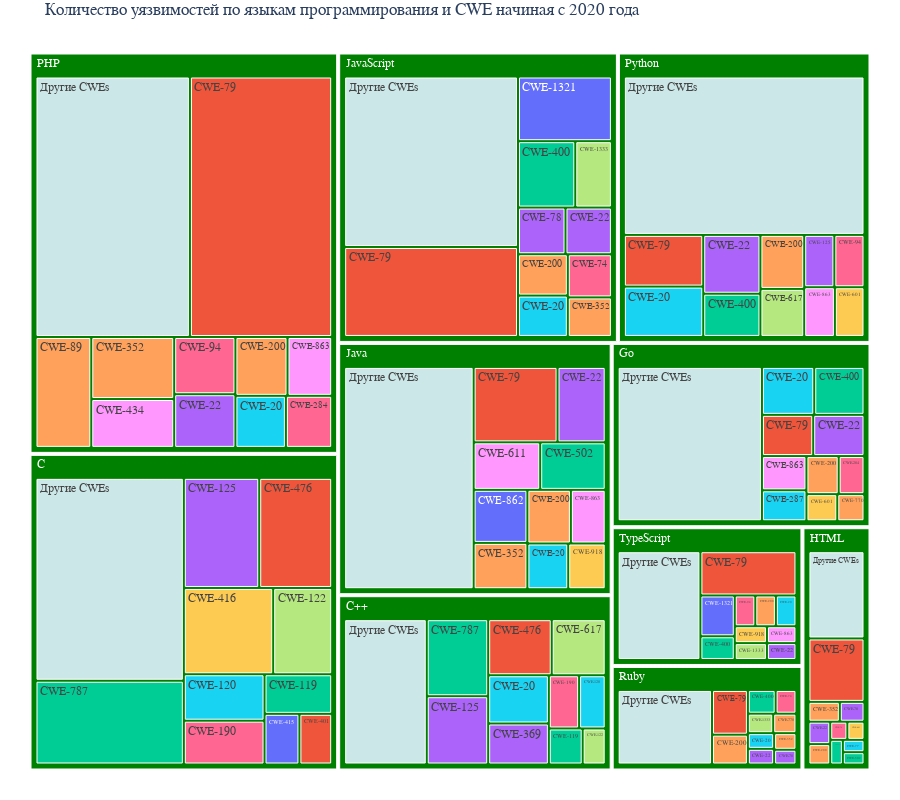

Notebook source saved alongside this figure:
### Code cell
fig = px.treemap(
    cwe_language_count,
    path=["language", "cwe_id"],
    values="count",
    title="Количество уязвимостей по языкам программирования и CWE начиная с 2020 года",
    color="cwe_id",
    color_discrete_map={
        "(?)": "green",
        "Другие CWEs": "#cce7e8",
    },
)
fig.update_layout(font_family="Ubuntu", height=800, margin=dict(t=30, l=25, r=25, b=25))

RESULTED_IMAGES.mkdir(parents=True, exist_ok=True)
fig.write_image(RESULTED_IMAGES / "cwe_language_treemap.png")

fig.show()

### Figure 1 — Plotly figure (JSON) as saved in the notebook; plotly's stock layout.template omitted (floating-point values rounded to 4 significant figures)
{"data": [{"branchvalues": "total", "customdata": [["CWE-119"], ["CWE-125"], ["CWE-89"], ["CWE-120"], ["CWE-94"], ["CWE-122"], ["CWE-863"], ["CWE-125"], ["CWE-94"], ["CWE-94"], ["CWE-120"], ["CWE-863"], ["CWE-918"], ["CWE-918"], ["Другие CWEs"], ["CWE-863"], ["CWE-119"], ["CWE-1321"], ["CWE-125"], ["CWE-122"], ["(?)"], ["CWE-79"], ["CWE-79"], ["CWE-79"], ["CWE-79"], ["CWE-787"], ["CWE-787"], ["CWE-78"], ["CWE-78"], ["CWE-78"], ["CWE-770"], ["CWE-770"], ["CWE-77"], ["CWE-74"], ["CWE-74"], ["CWE-74"], ["CWE-617"], ["CWE-617"], ["CWE-611"], ["CWE-79"], ["CWE-79"], ["CWE-79"], ["(?)"], ["Другие CWEs"], ["Другие CWEs"], ["Другие CWEs"], ["Другие CWEs"], ["Другие CWEs"], ["Другие CWEs"], ["Другие CWEs"], ["Другие CWEs"], ["Другие CWEs"], ["(?)"], ["(?)"], ["(?)"], ["(?)"], ["CWE-601"], ["(?)"], ["(?)"], ["CWE-863"], ["CWE-863"], ["CWE-862"], ["CWE-79"], ["CWE-601"], ["CWE-476"], ["CWE-502"], ["CWE-22"], ["CWE-22"], ["CWE-200"], ["CWE-200"], ["CWE-200"], ["CWE-200"], ["CWE-200"], ["CWE-200"], ["CWE-200"], ["CWE-200"], ["CWE-20"], ["CWE-22"], ["CWE-20"], ["CWE-20"], ["CWE-20"], ["CWE-20"], ["CWE-20"], ["CWE-20"], ["CWE-190"], ["CWE-190"], ["CWE-1333"], ["CWE-1333"], ["CWE-1333"], ["CWE-1321"], ["CWE-20"], ["CWE-601"], ["CWE-22"], ["CWE-22"], ["CWE-502"], ["CWE-476"], ["(?)"], ["CWE-434"], ["CWE-416"], ["CWE-415"], ["CWE-401"], ["CWE-400"], ["CWE-400"], ["CWE-400"], ["CWE-400"], ["CWE-22"], ["CWE-400"], ["CWE-369"], ["CWE-352"], ["CWE-352"], ["CWE-352"], ["CWE-352"], ["CWE-352"], ["CWE-287"], ["CWE-284"], ["CWE-284"], ["CWE-22"], ["CWE-22"], ["CWE-400"], ["(?)"]], "domain": {"x": [0, 1], "y": [0, 1]}, "hovertemplate": "labels=%{label}<br>count=%{value}<br>parent=%{parent}<br>id=%{id}<br>cwe_id=%{customdata[0]}<extra></extra>", "ids": ["C++/CWE-119", "C/CWE-125", "PHP/CWE-89", "C++/CWE-120", "PHP/CWE-94", "C/CWE-122", "Python/CWE-863", "Python/CWE-125", "Python/CWE-94", "TypeScript/CWE-94", "C/CWE-120", "TypeScript/CWE-863", "Java/CWE-918", "TypeScript/CWE-918", "C/Другие CWEs", "PHP/CWE-863", "C/CWE-119", "JavaScript/CWE-1321", "C++/CWE-125", "C++/CWE-122", "C", "JavaScript/CWE-79", "Java/CWE-79", "HTML/CWE-79", "Go/CWE-79", "C++/CWE-787", "C/CWE-787", "Ruby/CWE-78", "JavaScript/CWE-78", "HTML/CWE-78", "Ruby/CWE-770", "Go/CWE-770", "HTML/CWE-77", "Ruby/CWE-74", "JavaScript/CWE-74", "HTML/CWE-74", "Python/CWE-617", "C++/CWE-617", "Java/CWE-611", "PHP/CWE-79", "Python/CWE-79", "TypeScript/CWE-79", "C++", "TypeScript/Другие CWEs", "Ruby/Другие CWEs", "Python/Другие CWEs", "PHP/Другие CWEs", "JavaScript/Другие CWEs", "Java/Другие CWEs", "HTML/Другие CWEs", "Go/Другие CWEs", "C++/Другие CWEs", "Go", "HTML", "Java", "JavaScript", "Python/CWE-601", "PHP", "Python", "Java/CWE-863", "Go/CWE-863", "Java/CWE-862", "Ruby/CWE-79", "HTML/CWE-601", "C/CWE-476", "Java/CWE-502", "HTML/CWE-22", "Go/CWE-22", "TypeScript/CWE-200", "Ruby/CWE-200", "Python/CWE-200", "PHP/CWE-200", "JavaScript/CWE-200", "Java/CWE-200", "HTML/CWE-200", "Go/CWE-200", "TypeScript/CWE-20", "Java/CWE-22", "Ruby/CWE-20", "PHP/CWE-20", "JavaScript/CWE-20", "Java/CWE-20", "Go/CWE-20", "C++/CWE-20", "C++/CWE-190", "C/CWE-190", "TypeScript/CWE-1333", "Ruby/CWE-1333", "JavaScript/CWE-1333", "TypeScript/CWE-1321", "Python/CWE-20", "Go/CWE-601", "JavaScript/CWE-22", "Python/CWE-22", "HTML/CWE-502", "C++/CWE-476", "Ruby", "PHP/CWE-434", "C/CWE-416", "C/CWE-415", "C/CWE-401", "TypeScript/CWE-400", "Ruby/CWE-400", "Python/CWE-400", "JavaScript/CWE-400", "PHP/CWE-22", "HTML/CWE-400", "C++/CWE-369", "Ruby/CWE-352", "PHP/CWE-352", "JavaScript/CWE-352", "Java/CWE-352", "HTML/CWE-352", "Go/CWE-287", "PHP/CWE-284", "Go/CWE-284", "TypeScript/CWE-22", "Ruby/CWE-22", "Go/CWE-400", "TypeScript"], "labels": ["CWE-119", "CWE-125", "CWE-89", "CWE-120", "CWE-94", "CWE-122", "CWE-863", "CWE-125", "CWE-94", "CWE-94", "CWE-120", "CWE-863", "CWE-918", "CWE-918", "Другие CWEs", "CWE-863", "CWE-119", "CWE-1321", "CWE-125", "CWE-122", "C", "CWE-79", "CWE-79", "CWE-79", "CWE-79", "CWE-787", "CWE-787", "CWE-78", "CWE-78", "CWE-78", "CWE-770", "CWE-770", "CWE-77", "CWE-74", "CWE-74", "CWE-74", "CWE-617", "CWE-617", "CWE-611", "CWE-79", "CWE-79", "CWE-79", "C++", "Другие CWEs", "Другие CWEs", "Другие CWEs", "Другие CWEs", "Другие CWEs", "Другие CWEs", "Другие CWEs", "Другие CWEs", "Другие CWEs", "Go", "HTML", "Java", "JavaScript", "CWE-601", "PHP", "Python", "CWE-863", "CWE-863", "CWE-862", "CWE-79", "CWE-601", "CWE-476", "CWE-502", "CWE-22", "CWE-22", "CWE-200", "CWE-200", "CWE-200", "CWE-200", "CWE-200", "CWE-200", "CWE-200", "CWE-200", "CWE-20", "CWE-22", "CWE-20", "CWE-20", "CWE-20", "CWE-20", "CWE-20", "CWE-20", "CWE-190", "CWE-190", "CWE-1333", "CWE-1333", "CWE-1333", "CWE-1321", "CWE-20", "CWE-601", "CWE-22", "CWE-22", "CWE-502", "CWE-476", "Ruby", "CWE-434", "CWE-416", "CWE-415", "CWE-401", "CWE-400", "CWE-400", "CWE-400", "CWE-400", "CWE-22", "CWE-400", "CWE-369", "CWE-352", "CWE-352", "CWE-352", "CWE-352", "CWE-352", "CWE-287", "CWE-284", "CWE-284", "CWE-22", "CWE-22", "CWE-400", "TypeScript"], "marker": {"colors": ["#00cc96", "#ab63fa", "#FFA15A", "#19d3f3", "#FF6692", "#B6E880", "#FF97FF", "#ab63fa", "#FF6692", "#FF6692", "#19d3f3", "#FF97FF", "#FECB52", "#FECB52", "#cce7e8", "#FF97FF", "#00cc96", "#636efa", "#ab63fa", "#B6E880", "green", "#EF553B", "#EF553B", "#EF553B", "#EF553B", "#00cc96", "#00cc96", "#ab63fa", "#ab63fa", "#ab63fa", "#FFA15A", "#FFA15A", "#19d3f3", "#FF6692", "#FF6692", "#FF6692", "#B6E880", "#B6E880", "#FF97FF", "#EF553B", "#EF553B", "#EF553B", "green", "#cce7e8", "#cce7e8", "#cce7e8", "#cce7e8", "#cce7e8", "#cce7e8", "#cce7e8", "#cce7e8", "#cce7e8", "green", "green", "green", "green", "#FECB52", "green", "green", "#FF97FF", "#FF97FF", "#636efa", "#EF553B", "#FECB52", "#EF553B", "#00cc96", "#ab63fa", "#ab63fa", "#FFA15A", "#FFA15A", "#FFA15A", "#FFA15A", "#FFA15A", "#FFA15A", "#FFA15A", "#FFA15A", "#19d3f3", "#ab63fa", "#19d3f3", "#19d3f3", "#19d3f3", "#19d3f3", "#19d3f3", "#19d3f3", "#FF6692", "#FF6692", "#B6E880", "#B6E880", "#B6E880", "#636efa", "#19d3f3", "#FECB52", "#ab63fa", "#ab63fa", "#00cc96", "#EF553B", "green", "#FF97FF", "#FECB52", "#636efa", "#EF553B", "#00cc96", "#00cc96", "#00cc96", "#00cc96", "#ab63fa", "#00cc96", "#ab63fa", "#FFA15A", "#FFA15A", "#FFA15A", "#FFA15A", "#FFA15A", "#19d3f3", "#FF6692", "#FF6692", "#ab63fa", "#ab63fa", "#00cc96", "green"]}, "name": "", "parents": ["C++", "C", "PHP", "C++", "PHP", "C", "Python", "Python", "Python", "TypeScript", "C", "TypeScript", "Java", "TypeScript", "C", "PHP", "C", "JavaScript", "C++", "C++", "", "JavaScript", "Java", "HTML", "Go", "C++", "C", "Ruby", "JavaScript", "HTML", "Ruby", "Go", "HTML", "Ruby", "JavaScript", "HTML", "Python", "C++", "Java", "PHP", "Python", "TypeScript", "", "TypeScript", "Ruby", "Python", "PHP", "JavaScript", "Java", "HTML", "Go", "C++", "", "", "", "", "Python", "", "", "Java", "Go", "Java", "Ruby", "HTML", "C", "Java", "HTML", "Go", "TypeScript", "Ruby", "Python", "PHP", "JavaScript", "Java", "HTML", "Go", "TypeScript", "Java", "Ruby", "PHP", "JavaScript", "Java", "Go", "C++", "C++", "C", "TypeScript", "Ruby", "JavaScript", "TypeScript", "Python", "Go", "JavaScript", "Python", "HTML", "C++", "", "PHP", "C", "C", "C", "TypeScript", "Ruby", "Python", "JavaScript", "PHP", "HTML", "C++", "Ruby", "PHP", "JavaScript", "Java", "HTML", "Go", "PHP", "Go", "TypeScript", "Ruby", "Go", ""], "type": "treemap", "values": [25, 155, 113, 29, 64, 95, 29, 30, 30, 14, 70, 11, 33, 12, 562, 48, 50, 115, 86, 17, 1588, 296, 122, 80, 43, 97, 232, 8, 42, 11, 11, 15, 6, 12, 36, 7, 40, 62, 61, 677, 78, 94, 779, 199, 171, 725, 735, 561, 555, 110, 453, 246, 775, 269, 1121, 1320, 28, 2013, 1192, 36, 31, 55, 39, 7, 150, 60, 11, 43, 14, 26, 45, 56, 39, 45, 10, 25, 14, 70, 10, 48, 39, 36, 51, 60, 33, 66, 12, 12, 46, 31, 76, 17, 41, 64, 6, 73, 324, 74, 144, 33, 31, 18, 16, 47, 72, 60, 7, 51, 9, 94, 33, 48, 14, 28, 44, 20, 11, 10, 49, 430]}], "layout": {"font": {"family": "Ubuntu"}, "height": 800, "legend": {"tracegroupgap": 0}, "margin": {"b": 25, "l": 25, "r": 25, "t": 30}, "title": {"text": "Количество уязвимостей по языкам программирования и CWE начиная с 2020 года"}}}
